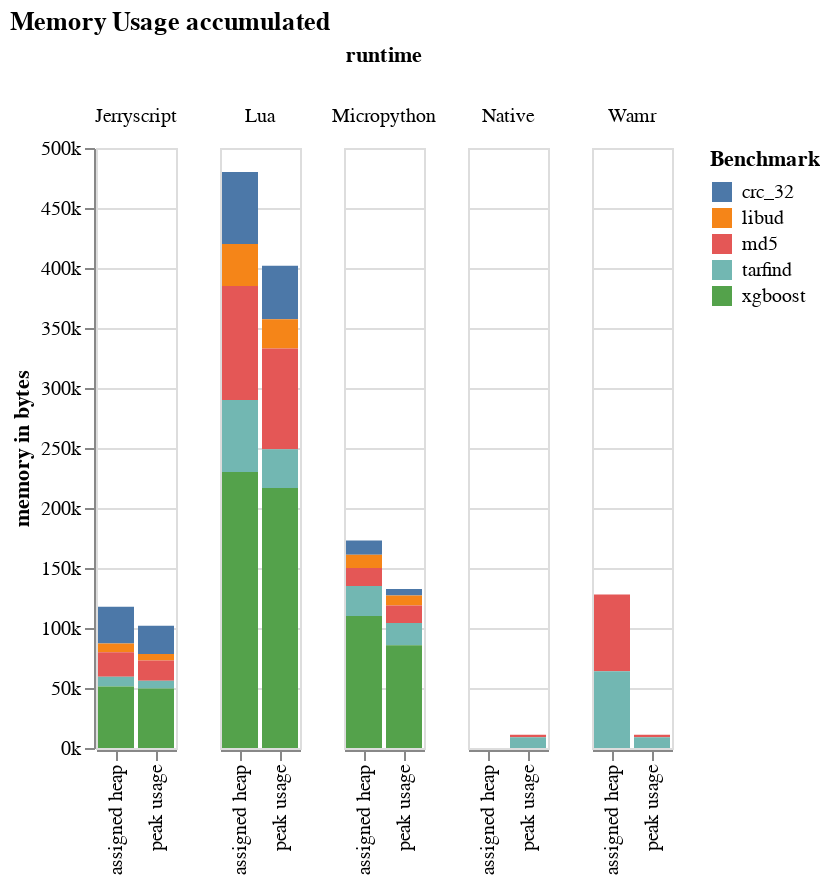

Write notebook code for a chart like this one.
### Code cell
alt.Chart(
        df_split,
        title="Memory Usage accumulated"
    ).encode(
        alt.X("metric", title=""),
        alt.Y("value", title="memory in bytes", axis=alt.Axis(format="~s")),
        alt.Column("runtime"),
        alt.Color("Benchmark")
    ).mark_bar() \
    .display(scaleFactor=2)

### Figure 1 — Vega-Lite specification as saved in the notebook (floating-point values rounded to 4 significant figures)
{"config": {"view": {"continuousWidth": 300, "continuousHeight": 300}}, "data": {"name": "data-a467fbb7bd7f3c897d06a8cb9764b419"}, "mark": {"type": "bar"}, "encoding": {"color": {"field": "Benchmark", "type": "nominal"}, "column": {"field": "runtime", "type": "nominal"}, "x": {"field": "metric", "title": "", "type": "nominal"}, "y": {"axis": {"format": "~s"}, "field": "value", "title": "memory in bytes", "type": "quantitative"}}, "title": "Memory Usage accumulated", "$schema": "https://vega.github.io/schema/vega-lite/v5.20.1.json", "datasets": {"data-a467fbb7bd7f3c897d06a8cb9764b419": [{"Benchmark": "crc_32", "runtime_and_metric": "Jerryscript - heap", "value": 30712, "runtime": "Jerryscript", "metric": "assigned heap"}, {"Benchmark": "libud", "runtime_and_metric": "Jerryscript - heap", "value": 7160, "runtime": "Jerryscript", "metric": "assigned heap"}, {"Benchmark": "md5", "runtime_and_metric": "Jerryscript - heap", "value": 20472, "runtime": "Jerryscript", "metric": "assigned heap"}, {"Benchmark": "tarfind", "runtime_and_metric": "Jerryscript - heap", "value": 8184, "runtime": "Jerryscript", "metric": "assigned heap"}, {"Benchmark": "xgboost", "runtime_and_metric": "Jerryscript - heap", "value": 51192, "runtime": "Jerryscript", "metric": "assigned heap"}, {"Benchmark": "crc_32", "runtime_and_metric": "Jerryscript - Usage", "value": 23736, "runtime": "Jerryscript", "metric": "peak usage"}, {"Benchmark": "libud", "runtime_and_metric": "Jerryscript - Usage", "value": 5296, "runtime": "Jerryscript", "metric": "peak usage"}, {"Benchmark": "md5", "runtime_and_metric": "Jerryscript - Usage", "value": 16992, "runtime": "Jerryscript", "metric": "peak usage"}, {"Benchmark": "tarfind", "runtime_and_metric": "Jerryscript - Usage", "value": 6392, "runtime": "Jerryscript", "metric": "peak usage"}, {"Benchmark": "xgboost", "runtime_and_metric": "Jerryscript - Usage", "value": 49560, "runtime": "Jerryscript", "metric": "peak usage"}, {"Benchmark": "crc_32", "runtime_and_metric": "Lua - heap", "value": 60000, "runtime": "Lua", "metric": "assigned heap"}, {"Benchmark": "libud", "runtime_and_metric": "Lua - heap", "value": 35000, "runtime": "Lua", "metric": "assigned heap"}, {"Benchmark": "md5", "runtime_and_metric": "Lua - heap", "value": 95000, "runtime": "Lua", "metric": "assigned heap"}, {"Benchmark": "tarfind", "runtime_and_metric": "Lua - heap", "value": 60000, "runtime": "Lua", "metric": "assigned heap"}, {"Benchmark": "xgboost", "runtime_and_metric": "Lua - heap", "value": 230000, "runtime": "Lua", "metric": "assigned heap"}, {"Benchmark": "crc_32", "runtime_and_metric": "Lua - Usage", "value": 44656, "runtime": "Lua", "metric": "peak usage"}, {"Benchmark": "libud", "runtime_and_metric": "Lua - Usage", "value": 24357, "runtime": "Lua", "metric": "peak usage"}, {"Benchmark": "md5", "runtime_and_metric": "Lua - Usage", "value": 83882, "runtime": "Lua", "metric": "peak usage"}, {"Benchmark": "tarfind", "runtime_and_metric": "Lua - Usage", "value": 32307, "runtime": "Lua", "metric": "peak usage"}, {"Benchmark": "xgboost", "runtime_and_metric": "Lua - Usage", "value": 216642, "runtime": "Lua", "metric": "peak usage"}, {"Benchmark": "crc_32", "runtime_and_metric": "Micropython - heap", "value": 12000, "runtime": "Micropython", "metric": "assigned heap"}, {"Benchmark": "libud", "runtime_and_metric": "Micropython - heap", "value": 11000, "runtime": "Micropython", "metric": "assigned heap"}, {"Benchmark": "md5", "runtime_and_metric": "Micropython - heap", "value": 15000, "runtime": "Micropython", "metric": "assigned heap"}, {"Benchmark": "tarfind", "runtime_and_metric": "Micropython - heap", "value": 25000, "runtime": "Micropython", "metric": "assigned heap"}, {"Benchmark": "xgboost", "runtime_and_metric": "Micropython - heap", "value": 110000, "runtime": "Micropython", "metric": "assigned heap"}, {"Benchmark": "crc_32", "runtime_and_metric": "Micropython - usage", "value": 5312, "runtime": "Micropython", "metric": "peak usage"}, {"Benchmark": "libud", "runtime_and_metric": "Micropython - usage", "value": 8480, "runtime": "Micropython", "metric": "peak usage"}, {"Benchmark": "md5", "runtime_and_metric": "Micropython - usage", "value": 14528, "runtime": "Micropython", "metric": "peak usage"}, {"Benchmark": "tarfind", "runtime_and_metric": "Micropython - usage", "value": 18496, "runtime": "Micropython", "metric": "peak usage"}, {"Benchmark": "xgboost", "runtime_and_metric": "Micropython - usage", "value": 85632, "runtime": "Micropython", "metric": "peak usage"}, {"Benchmark": "crc_32", "runtime_and_metric": "Native - heap", "value": 0, "runtime": "Native", "metric": "assigned heap"}, {"Benchmark": "libud", "runtime_and_metric": "Native - heap", "value": 0, "runtime": "Native", "metric": "assigned heap"}, {"Benchmark": "md5", "runtime_and_metric": "Native - heap", "value": 0, "runtime": "Native", "metric": "assigned heap"}, {"Benchmark": "tarfind", "runtime_and_metric": "Native - heap", "value": 0, "runtime": "Native", "metric": "assigned heap"}, {"Benchmark": "xgboost", "runtime_and_metric": "Native - heap", "value": 0, "runtime": "Native", "metric": "assigned heap"}, {"Benchmark": "crc_32", "runtime_and_metric": "Native - usage", "value": 0, "runtime": "Native", "metric": "peak usage"}, {"Benchmark": "libud", "runtime_and_metric": "Native - usage", "value": 0, "runtime": "Native", "metric": "peak usage"}, {"Benchmark": "md5", "runtime_and_metric": "Native - usage", "value": 2080, "runtime": "Native", "metric": "peak usage"}, {"Benchmark": "tarfind", "runtime_and_metric": "Native - usage", "value": 8995, "runtime": "Native", "metric": "peak usage"}, {"Benchmark": "xgboost", "runtime_and_metric": "Native - usage", "value": 0, "runtime": "Native", "metric": "peak usage"}, {"Benchmark": "crc_32", "runtime_and_metric": "Wamr - heap", "value": 0, "runtime": "Wamr", "metric": "assigned heap"}, {"Benchmark": "libud", "runtime_and_metric": "Wamr - heap", "value": 0, "runtime": "Wamr", "metric": "assigned heap"}, {"Benchmark": "md5", "runtime_and_metric": "Wamr - heap", "value": 64000, "runtime": "Wamr", "metric": "assigned heap"}, {"Benchmark": "tarfind", "runtime_and_metric": "Wamr - heap", "value": 64000, "runtime": "Wamr", "metric": "assigned heap"}, {"Benchmark": "xgboost", "runtime_and_metric": "Wamr - heap", "value": 0, "runtime": "Wamr", "metric": "assigned heap"}, {"Benchmark": "crc_32", "runtime_and_metric": "Wamr - usage", "value": 0, "runtime": "Wamr", "metric": "peak usage"}, {"Benchmark": "libud", "runtime_and_metric": "Wamr - usage", "value": 0, "runtime": "Wamr", "metric": "peak usage"}, {"Benchmark": "md5", "runtime_and_metric": "Wamr - usage", "value": 2080, "runtime": "Wamr", "metric": "peak usage"}, {"Benchmark": "tarfind", "runtime_and_metric": "Wamr - usage", "value": 8995, "runtime": "Wamr", "metric": "peak usage"}, {"Benchmark": "xgboost", "runtime_and_metric": "Wamr - usage", "value": 0, "runtime": "Wamr", "metric": "peak usage"}]}}
